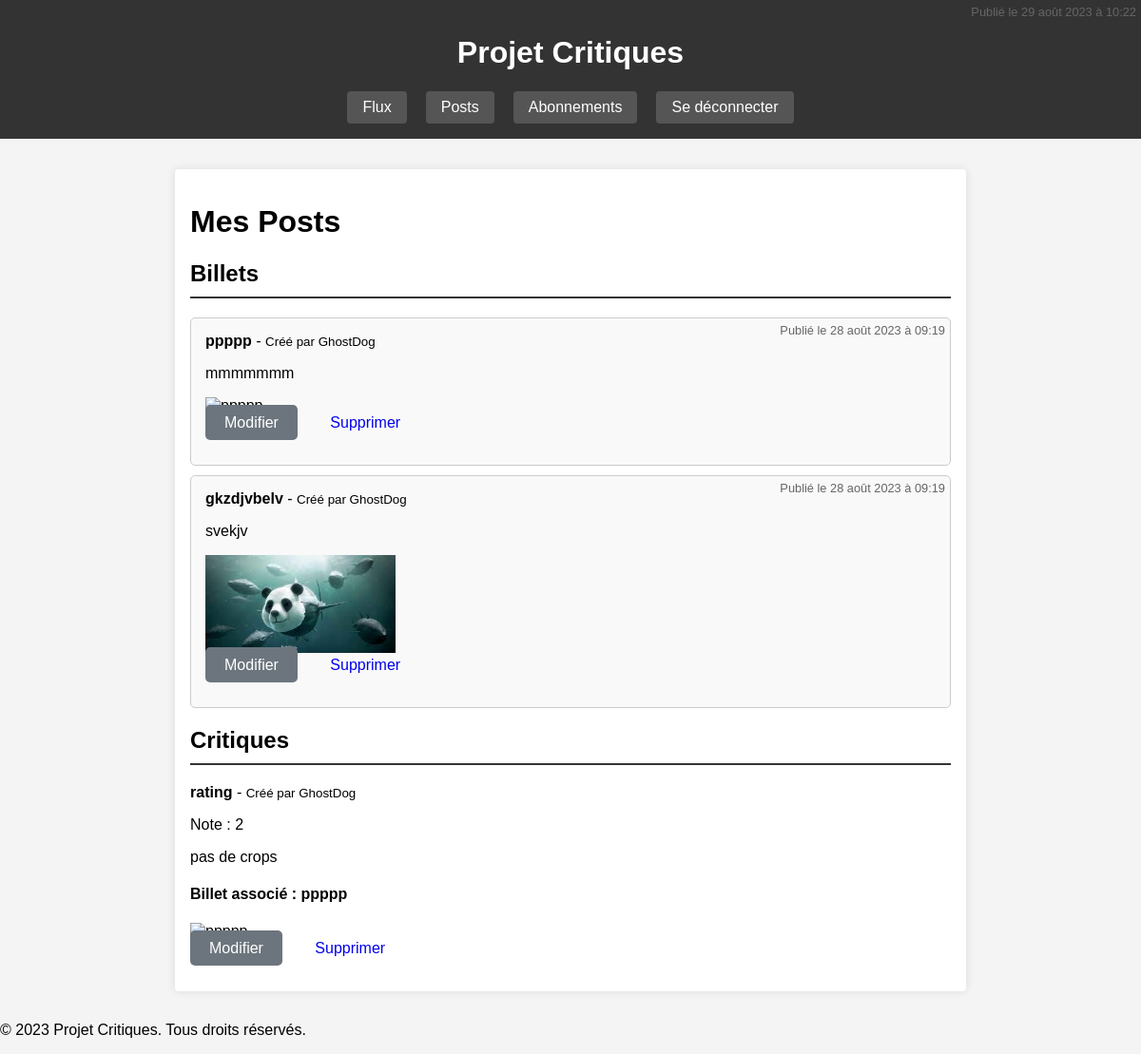
Before: /critiques/posts/ (signed in) with the older database file.
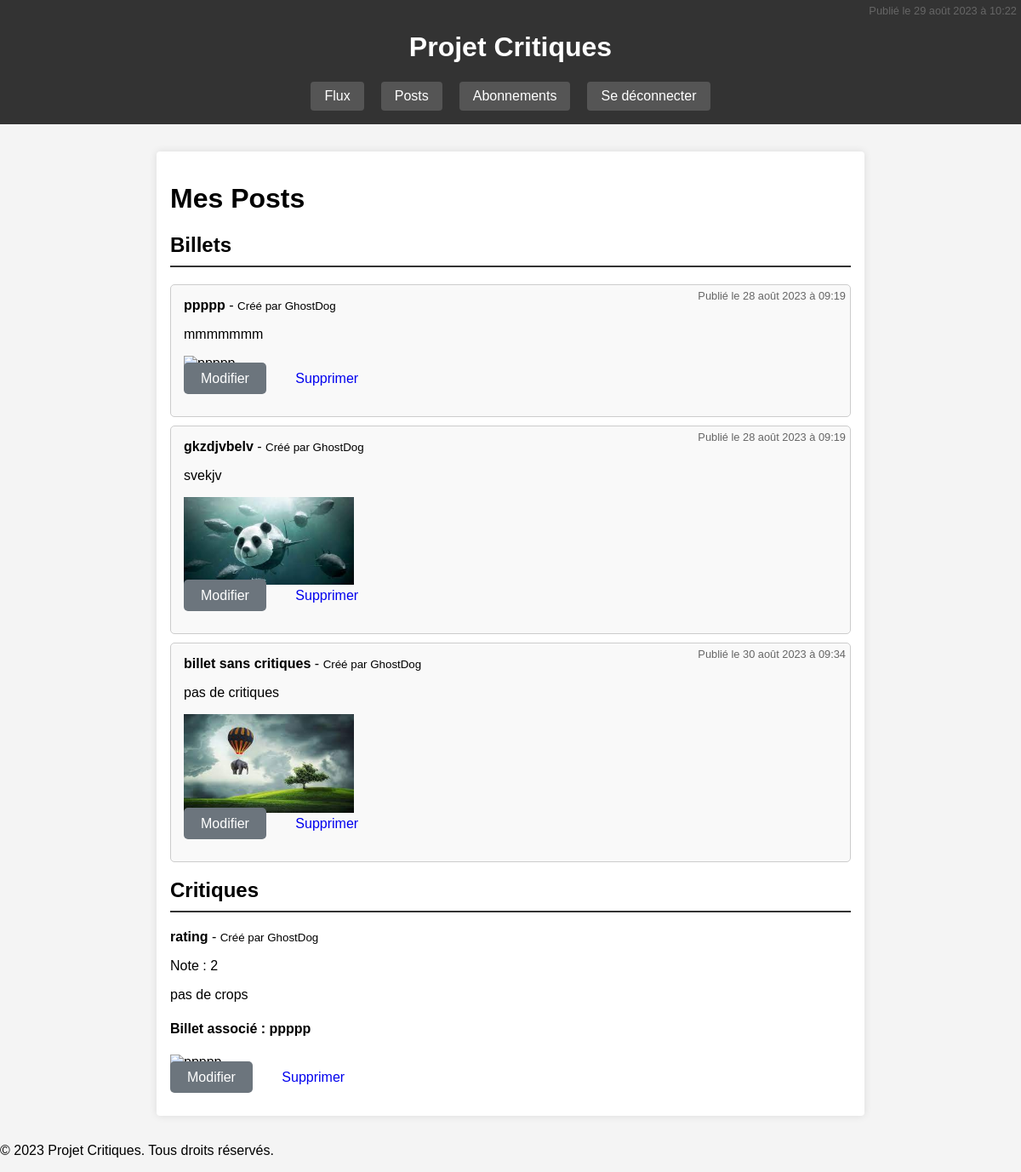
After: the same page with the newer database file.
### critiques/models.py (models this page shows, shortened)
class Ticket(models.Model):
    title = models.CharField(max_length=128)
    description = models.TextField(max_length=2048, blank=True)
    user = models.ForeignKey(settings.AUTH_USER_MODEL, on_delete=models.CASCADE)
    image = models.ImageField(null=True, blank=True)
    created_at = models.DateTimeField(auto_now_add=True)

class Review(models.Model):
    rating = models.PositiveSmallIntegerField(validators=[MinValueValidator(0), MaxValueValidator(5)])
    user = models.ForeignKey(settings.AUTH_USER_MODEL, on_delete=models.CASCADE)
    headline = models.CharField(max_length=128)
    ticket = models.ForeignKey(Ticket, on_delete=models.CASCADE)
    body = models.TextField(max_length=8192, blank=True)
    created_at = models.DateTimeField(auto_now_add=True)
    image = models.ImageField(null=True, blank=True)

### critiques/views.py (the view)
# urls.py: path('posts/', views.user_posts, name='posts'),
def user_posts(request):
    tickets = Ticket.objects.filter(user=request.user)
    reviews = Review.objects.filter(user=request.user)
    context = {
        'tickets': tickets,
        'reviews': reviews,
    }
    return render(request, 'user_posts.html', context)

### templates/user_posts.html (shortened to what this page needs)
{% extends "base.html" %}
{% block content %}
<h1>Mes Posts</h1>
<h2>Billets</h2>
{% for ticket in tickets %}
    <div class="ticket">
        <strong>{{ ticket.title }}</strong> - <small>Créé par {{ ticket.user.username }}</small>
        <p>{{ ticket.description }}</p>
        <small class="date-label">Publié le {{ ticket.created_at|date:"d F Y à H:i" }}</small>
        {% if ticket.image %}
        <img src="{{ ticket.image.url }}" alt="{{ ticket.title }}" style="width: 200px; height: auto;">
        {% endif %}
        <div class="actions">
            <a href="{% url 'update_ticket' ticket.id %}" class="btn btn-secondary">Modifier</a>
            <a href="{% url 'delete_ticket' ticket.id %}" class="btn btn-danger">Supprimer</a>
        </div>
    </div>
{% endfor %}
<h2>Critiques</h2>
{% for review in reviews %}
    <div class="review">
        <strong>{{ review.headline }}</strong> - <small>Créé par {{ review.user.username }}</small>
        <p>Note : {{ review.rating }}</p>
        <p>{{ review.body }}</p>
        <div class="associated-ticket">
            <h4>Billet associé : {{ review.ticket.title }}</h4>
        </div>
        <small class="date-label">Publié le {{ review.created_at|date:"d F Y à H:i" }}</small>
        <div class="actions">
            <a href="{% url 'update_review' review.id %}" class="btn btn-secondary">Modifier</a>
            <a href="{% url 'delete_review' review.id %}" class="btn btn-danger">Supprimer</a>
        </div>
    </div>
{% endfor %}
{% endblock %}

### templates/base.html (shortened to what this page needs)
{% load static %}
<!DOCTYPE html>
<html lang="en">
<head>
    <link rel="stylesheet" href="{% static 'css/styles.css' %}">
</head>
<body>
    <header>
        <h1>Projet Critiques</h1>
        {% if user.is_authenticated %}
            <nav>
                <a href="{% url 'home' %}">Flux</a>
                <a href="{% url 'posts' %}">Posts</a>
                <a href="{% url 'follows' %}">Abonnements</a>
                <a href="{% url 'logout' %}">Se déconnecter</a>
            </nav>
        {% endif %}
    </header>
    <main>
        {% block content %}{% endblock %}
    </main>
    <footer>
        <p>&copy; 2023 Projet Critiques. Tous droits réservés.</p>
    </footer>
</body>
</html>

### static/css/styles.css (style rules this page uses)
body { font-family: Arial, sans-serif; margin: 0; padding: 0; background-color: #f4f4f4; }
header { background-color: #333; color: #fff; text-align: center; padding: 1rem 0; }
nav { display: flex; justify-content: center; gap: 20px; }
nav a { color: #fff; text-decoration: none; padding: 0.5rem 1rem; background-color: #555; border-radius: 4px; transition: background-color 0.3s; }
main { max-width: 800px; margin: 2rem auto; padding: 1rem; background-color: #fff; border-radius: 4px; box-shadow: 0 0 10px rgba(0, 0, 0, 0.1); }
h2 { border-bottom: 2px solid #333; padding-bottom: 10px; margin-bottom: 20px; }
.actions { margin-bottom: 20px; }
.btn { padding: 10px 20px; margin-right: 10px; text-decoration: none; border-radius: 5px; transition: background-color 0.3s; }
.btn-secondary { background-color: #6C757D; color: #fff; }
.ticket { margin-bottom: 20px; padding: 10px; border: 1px solid #e0e0e0; border-radius: 5px; background-color: #f9f9f9; }
.ticket, .associated-review { position: relative; padding: 15px; border: 1px solid #ccc; margin-bottom: 10px; }
.date-label { position: absolute; top: 5px; right: 5px; font-size: 0.8em; color: #666; }

Changed rows visible on the page:
added Ticket: title "billet sans critiques", user.username "GhostDog", description "pas de critiques", created_at "30 août 2023 à 09:34", image (picture)
